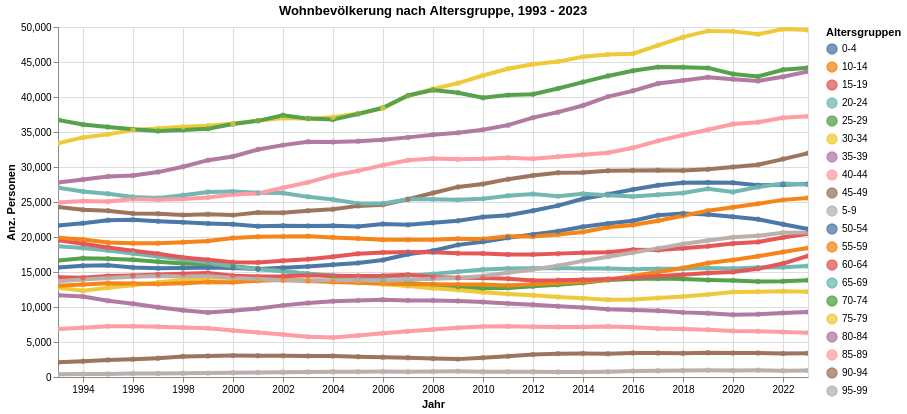

The notebook cell this image was saved under:
### Code cell
myTitle="Wohnbevölkerung nach Altersgruppe, "+data_min_date+" - "+data_max_date

highlight = alt.selection(type='single', on='mouseover',
                          fields=['AlterV05Kurz'], nearest=True)
#x='date:StichtagDatJahr',
base = alt.Chart(myAgg.reset_index().query('sum_WBev>300'), title=myTitle).encode(
    x=alt.X('StichtagDatJahr', axis=alt.Axis(title='Jahr'))# , axis=alt.Axis(format='%', title='percentage')
    , y=alt.X('sum_WBev', axis=alt.Axis(title='Anz. Personen'))
    , color=alt.Color('AlterV05Kurz', legend=alt.Legend(title="Altersgruppen", orient="right"))  
    ,tooltip=['StichtagDatJahr', 'AlterV05Kurz','sum_WBev']    
)
points = base.mark_circle().encode(
    opacity=alt.value(0.75)
).add_selection(
    highlight
).properties(
    width=750 , height=350
)
lines = base.mark_line().encode(
    size=alt.condition(~highlight, alt.value(0.5), alt.value(4))
).interactive()

lines + points

### Figure 1 — Vega-Lite specification as saved in the notebook (floating-point values rounded to 4 significant figures; data arrays with more than 128 entries replaced by an {"elided": "..."} marker saying what was removed)
{"config": {"view": {"continuousWidth": 400, "continuousHeight": 300}}, "layer": [{"mark": "line", "encoding": {"color": {"type": "nominal", "field": "AlterV05Kurz", "legend": {"orient": "right", "title": "Altersgruppen"}}, "size": {"condition": {"value": 0.5, "selection": {"not": "selector007"}}, "value": 4}, "tooltip": [{"type": "temporal", "field": "StichtagDatJahr"}, {"type": "nominal", "field": "AlterV05Kurz"}, {"type": "quantitative", "field": "sum_WBev"}], "x": {"type": "temporal", "axis": {"title": "Jahr"}, "field": "StichtagDatJahr"}, "y": {"type": "quantitative", "axis": {"title": "Anz. Personen"}, "field": "sum_WBev"}}, "selection": {"selector008": {"type": "interval", "bind": "scales", "encodings": ["x", "y"]}}, "title": "Wohnbevölkerung nach Altersgruppe, 1993 - 2023"}, {"mark": "circle", "encoding": {"color": {"type": "nominal", "field": "AlterV05Kurz", "legend": {"orient": "right", "title": "Altersgruppen"}}, "opacity": {"value": 0.75}, "tooltip": [{"type": "temporal", "field": "StichtagDatJahr"}, {"type": "nominal", "field": "AlterV05Kurz"}, {"type": "quantitative", "field": "sum_WBev"}], "x": {"type": "temporal", "axis": {"title": "Jahr"}, "field": "StichtagDatJahr"}, "y": {"type": "quantitative", "axis": {"title": "Anz. Personen"}, "field": "sum_WBev"}}, "height": 350, "selection": {"selector007": {"type": "single", "on": "mouseover", "fields": ["AlterV05Kurz"], "nearest": true}}, "title": "Wohnbevölkerung nach Altersgruppe, 1993 - 2023", "width": 750}], "data": {"name": "data-064a5090abaca95733f8e4acfbd14a72"}, "$schema": "https://vega.github.io/schema/vega-lite/v4.8.1.json", "datasets": {"data-064a5090abaca95733f8e4acfbd14a72": {"elided": "620 records"}}}
